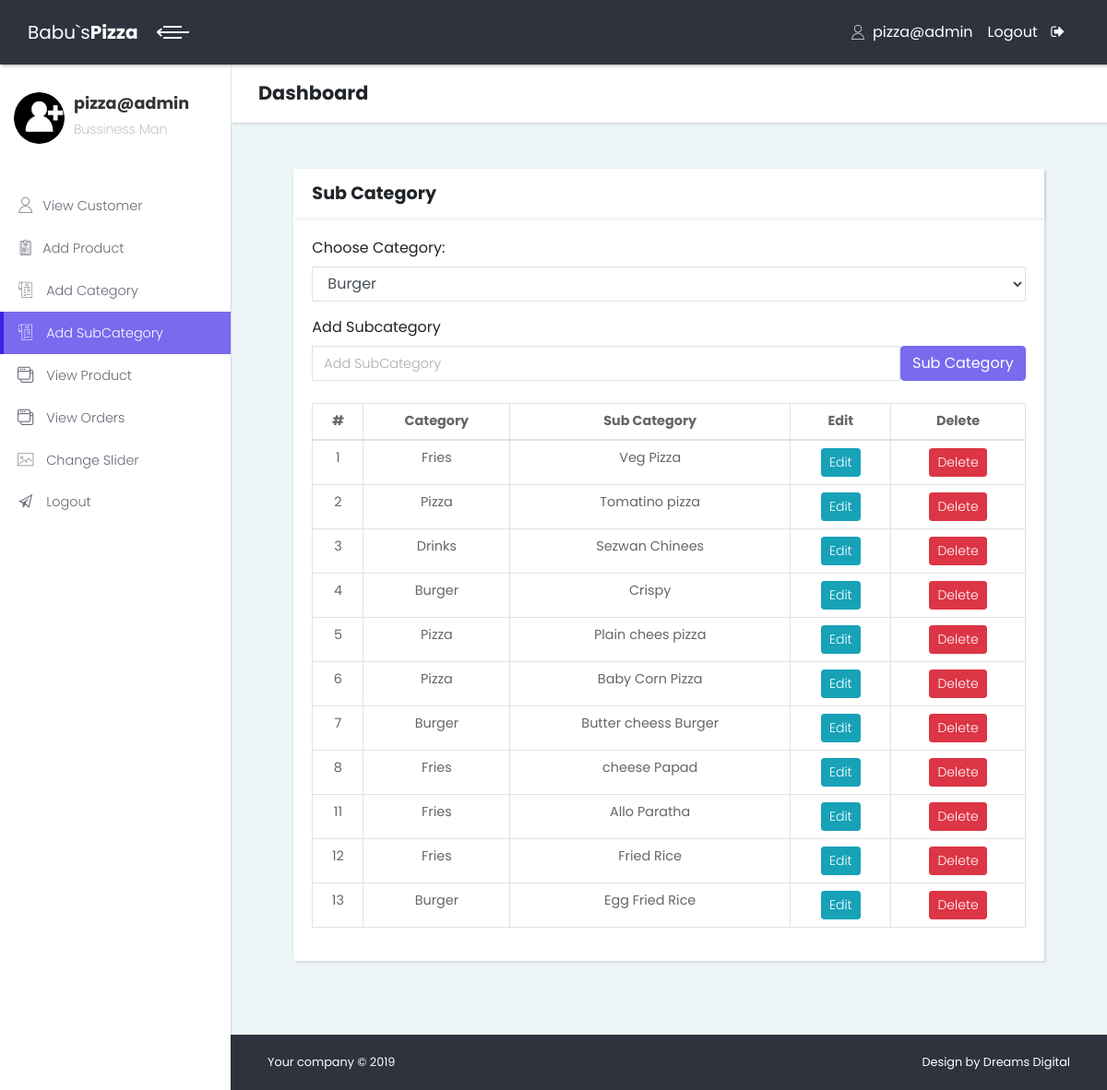
The app's page /Admin/subcategory.php (signed in) with its own data.
### tables this page shows
CREATE TABLE `subcategory` (
  `s_id` int(11) NOT NULL,
  `sub_category` varchar(255) NOT NULL,
  `cat_id` int(50) NOT NULL
);

CREATE TABLE `category` (
  `cat_id` int(11) NOT NULL,
  `category` varchar(255) NOT NULL
);

### Admin/subcategory.php (the view, shortened to what this page needs)
<?php include 'pages/header.php';?>
<div class="page-content d-flex align-items-stretch">
        <nav class="side-navbar">
          <div class="sidebar-header d-flex align-items-center">
            <div class="avatar">
            <img src="img/admin.png" alt="..." class="img-fluid rounded-circle">
            </div>
            <div class="title">
              <h1 class="h4">
                <?php echo $_SESSION['admin']; ?>
              </h1>
              <p>Bussiness Man</p>
            </div>
          </div>
          <ul class="list-unstyled">
            <li>
              <a href="view_customer.php">
                <i class="icon-user">
                </i>View Customer
              </a>
            </li>
            <li class="">
              <a href="add_product.php">
                <i class="icon-padnote">
                </i>Add Product
              </a>
            </li>
            <li class="">
              <a href="add_category.php">
                <i class="icon-bill"></i>
                Add Category
              </a>
              </li>
              <li class="active">
              <a href="subcategory.php">
                <i class="icon-bill"></i>
                Add SubCategory
              </a>
              </li>
              <li>
              <a href="view_product.php">
                <i class="icon-interface-windows"></i>
                View Product
              </a>
            </li>
            <li>
              <a href="view_orders.php">
                <i class="icon-interface-windows"></i>
                View Orders
              </a>
            </li>
            <li>
              <a href="change_slider.php">
                <i class="icon-picture"></i>
              Change Slider
            </a>
          </li>
            <li>
              <a href="logout.php">
                <i class="icon-paper-airplane"></i>
              Logout </a>
            </li>
          </ul>
        </nav>
        <div class="content-inner">
          <header class="page-header">
            <div class="container-fluid">
              <h2 class="no-margin-bottom">Dashboard</h2>
            </div>
          </header>
          <section class="updates padding-top">
            <div class="container-fluid">
              <div class="row justify-content-center">
                <div class="col-xs-11 col-sm-11 col-md-11 col-lg-11">
                  <div class="card">
                    <div class="card-header">
                      <h3>Sub Category</h3>
                    </div>
                      <div class="card-body">
                        <form action="" method="post">
                          <label for="category">Choose Category:</label>
                          <div class="form-group">
                            <select name="category" id="" class="form-control">
                            <?php
                              $Query="SELECT * FROM category";
                              $run=mysqli_query($con , $Query);
                              while ($row=mysqli_fetch_array($run)) {
                                  echo' <option class="text-dark" value="'.$row['cat_id'].'">'.$row['category'].'</option>';
                              }
                            ?>
                            </select>
                          </div>
                          <label for="subcategory">Add Subcategory</label>
                          <div class="input-group">
                            <input type="text" name="sub_cat" class="form-control"    placeholder="Add SubCategory" >
                            <span class="input-group-btn">
                              <button type="submit" name="sub_category" class="btn btn-primary font-weight-normal">Sub Category</button>
                            </span>
                          </div>
                         </form>
                         <table id="table" class="table table-bordered table-hover text-black text-center mt-4">
                            <thead class="text-black">
                            <tr class="text-black">
                              <th>#</th>
                              <th>Category</th>
                              <th>Sub Category</th>
                              <th>Edit</th>
                              <th>Delete</th>
                            </tr>
                            </thead>
                            <tbody>
                              <?php
$query="SELECT category.cat_id, category.category,subcategory.s_id, subcategory.sub_category
FROM category
INNER JOIN subcategory
ON category.cat_id=subcategory.cat_id";
                              $run=mysqli_query($con,$query);
                              while ($row=mysqli_fetch_array($run)) {
                                ?>
                                  <tr>
                                    <td><?php echo $row['s_id'];?></td>
                                    <td><?php echo $row['category'];?></td>
                                  <td><?php echo $row['sub_category'];?></td>
                                    <td>
                                      <button class="btn btn-info btn-sm editsubcat">Edit</button>
                                    </td>
                                    <td><button class="btn btn-danger btn-sm deletsubcat">Delete</button></td>
                                  </tr>
                                <?php
                              }
                             ?>
                            </tbody>
                          </table>
                      </div>
                  </div>
                </div>
              </div>
            </div>
          </section>
  <?php include 'pages/footer.php';?>

### Admin/css/style.default.css (style rules this page uses)
body { overflow-x: hidden; }
a, i, span { display: inline-block; text-decoration: none; -webkit-transition: all 0.3s; transition: all 0.3s; }
section { padding: 50px 0; }
.container-fluid { padding: 0 30px; }
header.page-header { padding: 20px 0; }
table { font-size: 0.9em; color: #666; }
.content-inner { position: relative; width: calc(100% - 250px); min-height: calc(100vh - 70px); padding-bottom: 60px; }
.page-header { background: #fff; padding: 20px; -webkit-box-shadow: 2px 2px 2px rgba(0, 0, 0, 0.1); box-shadow: 2px 2px 2px rgba(0, 0, 0, 0.1); position: relative; z-index: 8; }
*[class*="icon-"] { -webkit-transform: translateY(3px); transform: translateY(3px); }
button, input { outline: none !important; }
.card { margin-bottom: 30px; -webkit-box-shadow: 2px 2px 2px rgba(0, 0, 0, 0.1), -1px 0 2px rgba(0, 0, 0, 0.05); box-shadow: 2px 2px 2px rgba(0, 0, 0, 0.1), -1px 0 2px rgba(0, 0, 0, 0.05); }
.card-header { -webkit-box-shadow: 2px 2px 2px rgba(0, 0, 0, 0.05); box-shadow: 2px 2px 2px rgba(0, 0, 0, 0.05); }
.card-header h1, .card-header h2, .card-header h3, .card-header h4, .card-header h5, .card-header h6 { margin-bottom: 0; }
.no-margin-bottom { margin-bottom: 0 !important; }
nav.side-navbar { background: #fff; min-width: 250px; max-width: 250px; color: #686a76; -webkit-box-shadow: 1px 1px 1px rgba(0, 0, 0, 0.1); box-shadow: 1px 1px 1px rgba(0, 0, 0, 0.1); z-index: 9; }
nav.side-navbar a { color: inherit; position: relative; font-size: 0.9em; }
nav.side-navbar a i { font-size: 1.2em; margin-right: 10px; -webkit-transition: none; transition: none; }
nav.side-navbar .sidebar-header { padding: 30px 15px; }
nav.side-navbar .avatar { width: 55px; height: 55px; }
nav.side-navbar .title { margin-left: 10px; }
nav.side-navbar .title h1 { color: #333; }
nav.side-navbar .title p { font-size: 0.9em; font-weight: 200; margin-bottom: 0; color: #aaa; }
nav.side-navbar ul { padding: 15px 0; }
nav.side-navbar ul li a { padding: 10px 15px; text-decoration: none; display: block; font-weight: 300; border-left: 4px solid transparent; }
nav.side-navbar ul li.active > a { background: #796AEE; color: #fff; border-left: 4px solid #3b25e6; }
.form-control { height: calc(2.25rem + 2px); border: 1px solid #dee2e6; border-radius: 0; padding: 0.375rem 0.75rem; }
select.form-control option { color: #999; }
button, input[type='submit'] { cursor: pointer; font-family: inherit; font-weight: 300 !important; }
.btn { font-weight: 400; border: 1px solid transparent; padding: 0.375rem 0.75rem; font-size: 1rem; line-height: 1.5; border-radius: 0.25rem; -webkit-transition: color 0.15s ease-in-out, background-color 0.15s ease-in-out, border-color 0.15s ease-in-out, -webkit-box-shadow 0.15s ease-in-out; transition: color 0.15s ease-in-out, background-color 0.15s ease-in-out, border-color 0.15s ease-in-out, -webkit-box-shadow 0.15s ease-in-out; transition: color 0.15s ease-in-out, background-color 0.15s ease-in-out, border-color 0.15s ease-in-out, box-shadow 0.15s ease-in-out; transition: color 0.15s ease-in-out, background-color 0.15s ease-in-out, border-color 0.15s ease-in-out, box-shadow 0.15s ease-in-out, -webkit-box-shadow 0.15s ease-in-out; }
.btn-primary { color: color-yiq(#796AEE); background-color: #796AEE; border-color: #796AEE; }
.btn-info { color: color-yiq(#17a2b8); background-color: #17a2b8; border-color: #17a2b8; }
.btn-danger { color: color-yiq(#dc3545); background-color: #dc3545; border-color: #dc3545; }
.btn-sm { padding: 0.25rem 0.5rem; font-size: 0.875rem; line-height: 1.5; border-radius: 0.2rem; }
body { font-family: "Poppins", sans-serif; font-size: 1rem; font-weight: 400; line-height: 1.5; color: #212529; background-color: #fff; }
a { color: #796AEE; text-decoration: none; }
h1, h2, h3, h4, h5, h6, .h1, .h2, .h3, .h4, .h5, .h6 { margin-bottom: 0.5rem; font-family: inherit; font-weight: 700; line-height: 1.1; color: inherit; }
h1, .h1 { font-size: 1.5rem; }
h2, .h2 { font-size: 1.3rem; }
h3, .h3 { font-size: 1.2rem; }
h4, .h4 { font-size: 1.1rem; }
.text-dark { color: #343a40 !important; }
.card { background-color: #fff; border: 0 solid #eee; border-radius: 0; }
.card-body { padding: 1.25rem; }
.card-header { padding: 1rem 1.25rem; background-color: #fff; border-bottom: 1px solid #eee; }
.card-header:first-child { border-radius: 0 0 0 0; }

### Admin/css/custom.css (style rules this page uses)
.table td, .table th { padding: 8px; }

### records on screen
subcategory: s_id "1", cat.category "Fries", sub_category "Veg Pizza"
subcategory: s_id "2", cat.category "Pizza", sub_category "Tomatino pizza"
subcategory: s_id "3", cat.category "Drinks", sub_category "Sezwan Chinees"
subcategory: s_id "4", cat.category "Burger", sub_category "Crispy"
subcategory: s_id "5", cat.category "Pizza", sub_category "Plain chees pizza"
subcategory: s_id "6", cat.category "Pizza", sub_category "Baby Corn Pizza"
subcategory: s_id "7", cat.category "Burger", sub_category "Butter cheess Burger"
subcategory: s_id "8", cat.category "Fries", sub_category "cheese Papad"
subcategory: s_id "11", cat.category "Fries", sub_category "Allo Paratha"
subcategory: s_id "12", cat.category "Fries", sub_category "Fried Rice"
subcategory: s_id "13", cat.category "Burger", sub_category "Egg Fried Rice"

### other values on screen
$_SESSION['admin'] "pizza@admin"
form field category "Burger"
